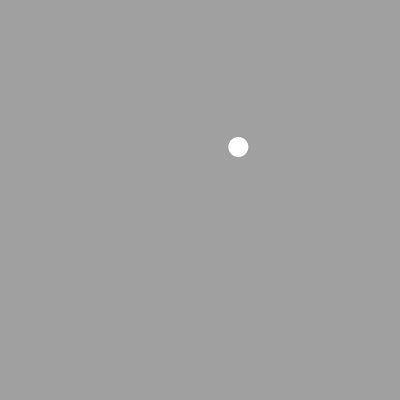
Frame 1 (no input)
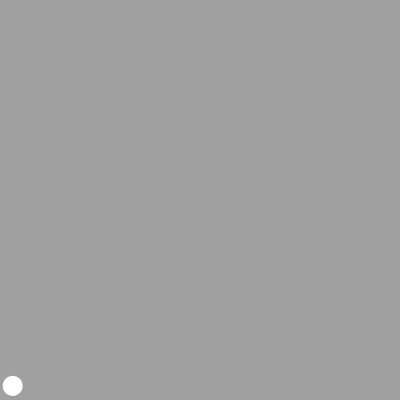
Frame 60 (the mouse pressed at the canvas centre just before this capture)
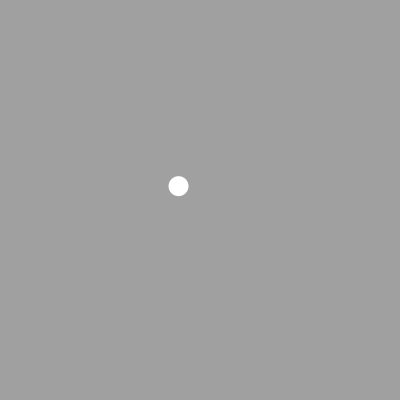
Frame 120 (the mouse held since frame 60 and released just before this capture)

The Processing sketch that drew these frames (run headless with seeded random() and noise(); from frame 60 on, the mouse is pressed at the canvas centre):

// Processing sketch: Day1_02_SingleBallGravity
// ── Day1_02_SingleBallGravity.pde
float MAX_SPEED=10;
// absolute constant downward force on Y velocity
float GRAVITY=0.3;
// loss of force due to ground collision (factor)
float RESTITUTION=0.05;
// variance factor for X velocity after ground collision
float JITTER = 0.2;

float SIZE=10;

float x,y;
float velX,velY;

void setup() {
  size(400,400);
  ellipseMode(RADIUS);
  initBall();
}

void draw() {
  background(160);
  noStroke();
  fill(255);
  // apply gravity
  velY+=GRAVITY;
  // apply velocity
  x+=velX;
  y+=velY;
  // flip directions on boundary
  if (x<SIZE || x>width-SIZE) {
    velX*=-1;
    x+=velX;
  }
  if (y<SIZE) {
    velY*=-1;
  }
  // special case lower edge...
  if (y>height-SIZE) {
    // apply restitution to dampen forces
    velX*=(1-RESTITUTION);
    velY*=-(1-RESTITUTION);
    // also apply jitter on horizontal velocity
    velX*=1+random(-1,1)*JITTER;
    y+=velY;
  }
  // draw at current position
  ellipse(x,y,SIZE,SIZE);
}

void initBall() {
  // position somewhere central
  x=random(0.25,0.75)*width;
  y=random(0.25,0.75)*height;
  // random velocity
  velX=random(-1,1)*MAX_SPEED;
  velY=random(-1,1)*MAX_SPEED;
}

void keyPressed() {
  if (key=='r') {
    initBall();
  }
}
